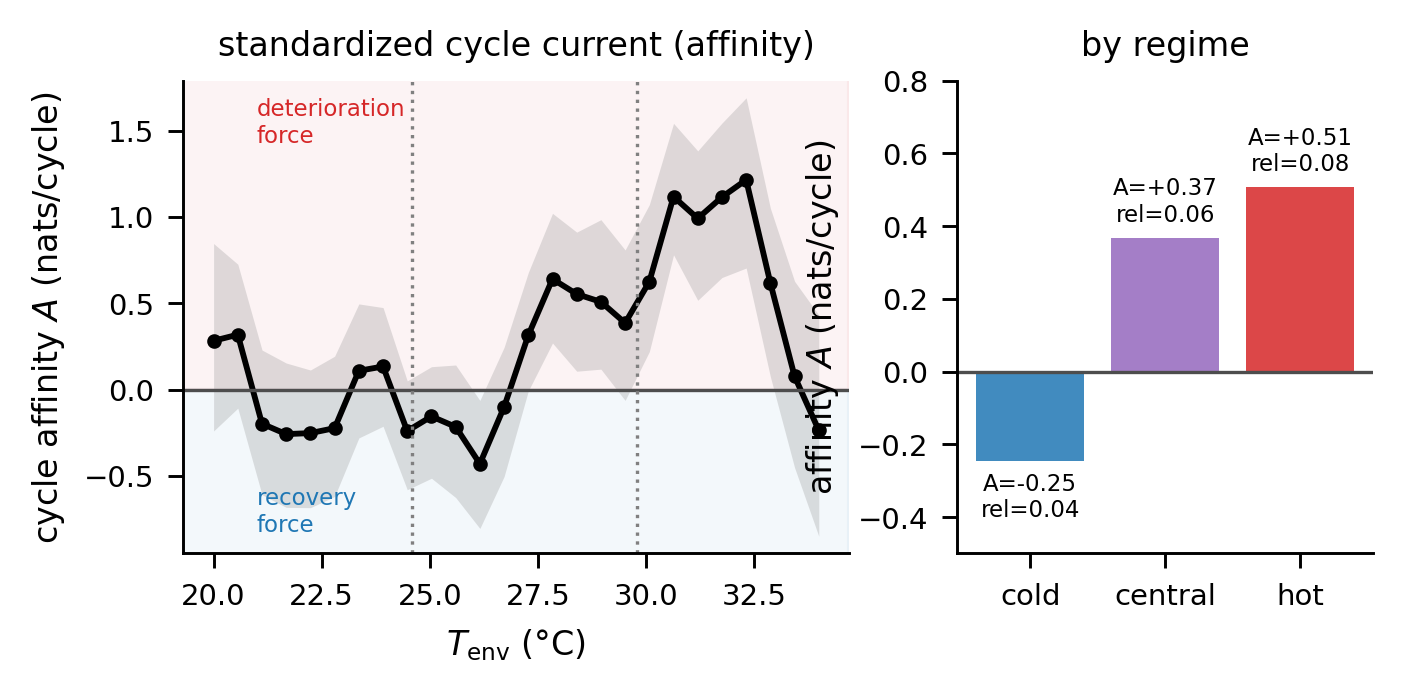

Python code for this plot:
"""Standardized cycle current: the cycle AFFINITY A(T) = sum over edges of ln(P_fwd/P_bwd)
around C->N->U->C. A is the scale-free thermodynamic force (entropy production per cycle, k_B),
the full-cycle generalization of R_D = P(onset)/P(recovery): each edge term ln(P_ij/P_ji) is a
local detailed-balance log-ratio. A=0 at detailed balance. Unlike the bare current it is not the
tiny residual of two large opposing fluxes, so it does not look 'small'.
Left: A(T_env) sliding-window with walk bootstrap band, reversing sign near the crossover.
Right: relative current |net|/gross by regime (fraction of flux that circulates)."""
import os
import numpy as np
import pandas as pd
import matplotlib.pyplot as plt
from _common import set_style, save, CM

set_style()
HERE = os.path.dirname(os.path.abspath(__file__))
BASE = os.path.join(HERE, "..","data", "markovian_analysis_baseline.csv")
ORD = {"comfortable": 0, "neutral": 1, "uncomfortable": 2}
RNG = np.random.default_rng(5)
W = 3.0

d = pd.read_csv(BASE).dropna(subset=["comfort3", "T_env", "ID", "walk_id", "stop_idx"]).copy()
d["s"] = d["comfort3"].map(ORD)
d = d.sort_values(["ID", "walk_id", "stop_idx"])
g = d.groupby(["ID", "walk_id"])
d["s_next"] = g["s"].shift(-1)
tr = d[d["s_next"].notna()].copy(); tr["s_next"] = tr["s_next"].astype(int)
WALKS = tr.walk_id.unique()


def affinity(frame):
    M = np.zeros((3, 3))
    for a, b in zip(frame.s, frame.s_next):
        M[a, b] += 1
    M += 0.5
    P = M / M.sum(1, keepdims=True)
    return (np.log(P[0, 1] / P[1, 0]) + np.log(P[1, 2] / P[2, 1]) + np.log(P[2, 0] / P[0, 2]))


def rel_current(frame):
    M = np.zeros((3, 3))
    for a, b in zip(frame.s, frame.s_next):
        M[a, b] += 1
    M += 0.5
    P = M / M.sum(1, keepdims=True)
    v, V = np.linalg.eig(P.T); pi = np.real(V[:, np.argmin(abs(v - 1))]); pi /= pi.sum()
    def rel(i, j):
        net = pi[i]*P[i, j] - pi[j]*P[j, i]; gross = pi[i]*P[i, j] + pi[j]*P[j, i]
        return net / gross
    return np.mean([abs(rel(0, 1)), abs(rel(1, 2)), abs(rel(0, 2))])


grid = np.linspace(20, 34, 26)
A0, Alo, Ahi = [], [], []
widx = {w: tr.index[tr.walk_id == w].to_numpy() for w in WALKS}
for t in grid:
    sub = tr[(tr.T_env >= t - W) & (tr.T_env < t + W)]
    if len(sub) < 50:
        A0.append(np.nan); Alo.append(np.nan); Ahi.append(np.nan); continue
    A0.append(affinity(sub))
    wl = sub.walk_id.unique(); wi = {w: sub.index[sub.walk_id == w].to_numpy() for w in wl}
    bs = []
    for _ in range(400):
        ch = RNG.choice(wl, size=len(wl), replace=True)
        bs.append(affinity(tr.loc[np.concatenate([wi[w] for w in ch])]))
    Alo.append(np.percentile(bs, 16)); Ahi.append(np.percentile(bs, 84))  # +/-1 sigma band
A0, Alo, Ahi = map(np.array, (A0, Alo, Ahi))

fig, (axL, axR) = plt.subplots(1, 2, figsize=(13 * CM, 5.2 * CM), gridspec_kw={"width_ratios": [1.6, 1]})
good = ~np.isnan(A0)
axL.axhspan(-5, 0, color="#1f77b4", alpha=0.05); axL.axhspan(0, 5, color="#d62728", alpha=0.05)
axL.fill_between(grid[good], Alo[good], Ahi[good], color="0.6", alpha=0.3, lw=0)
axL.plot(grid[good], A0[good], "-o", color="black", ms=2.5, lw=1.4)
axL.axhline(0, color="0.3", lw=0.8)
for x in (24.6, 29.8):
    axL.axvline(x, ls=":", color="0.5", lw=0.8)
axL.set_ylim(min(Alo[good]) - 0.1, max(Ahi[good]) + 0.1)
axL.set_xlabel(r"$T_{\rm env}$ (°C)")
axL.set_ylabel(r"cycle affinity $A$ (nats/cycle)")
axL.text(21, max(Ahi[good]), "deterioration\nforce", fontsize=5.5, color="#d62728", va="top")
axL.text(21, min(Alo[good]), "recovery\nforce", fontsize=5.5, color="#1f77b4", va="bottom")
axL.set_title("standardized cycle current (affinity)", fontsize=8)

regs = ["cold", "central", "hot"]
cuts = [24.6, 29.8]
tr["reg"] = np.where(tr.T_env < cuts[0], "cold", np.where(tr.T_env < cuts[1], "central", "hot"))
Avals = [affinity(tr[tr.reg == r]) for r in regs]
Rvals = [rel_current(tr[tr.reg == r]) for r in regs]
xx = np.arange(3)
axR.bar(xx, Avals, color=["#1f77b4", "#9467bd", "#d62728"], alpha=0.85)
axR.axhline(0, color="0.3", lw=0.8)
for i, (a, r) in enumerate(zip(Avals, Rvals)):
    axR.text(i, a + (0.03 if a >= 0 else -0.03), f"A={a:+.2f}\nrel={r:.2f}",
             ha="center", va="bottom" if a >= 0 else "top", fontsize=5.5)
axR.set_xticks(xx); axR.set_xticklabels(["cold", "central", "hot"])
axR.set_ylabel(r"affinity $A$ (nats/cycle)")
axR.set_title("by regime", fontsize=8)
axR.set_ylim(-0.5, 0.8)

save(fig, "F_affinity")
print("affinity by regime:", {r: round(a, 3) for r, a in zip(regs, Avals)})
print("rel current by regime:", {r: round(x, 3) for r, x in zip(regs, Rvals)})
